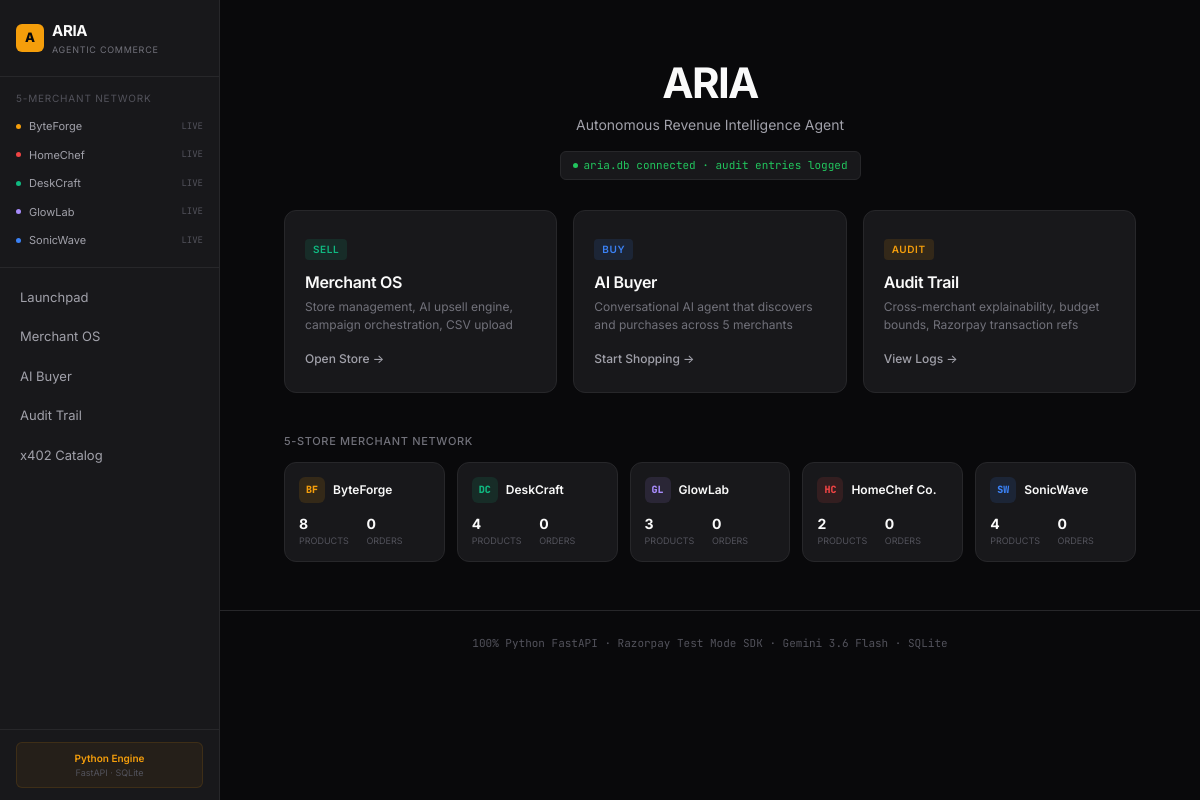
Before: / with the older database file.
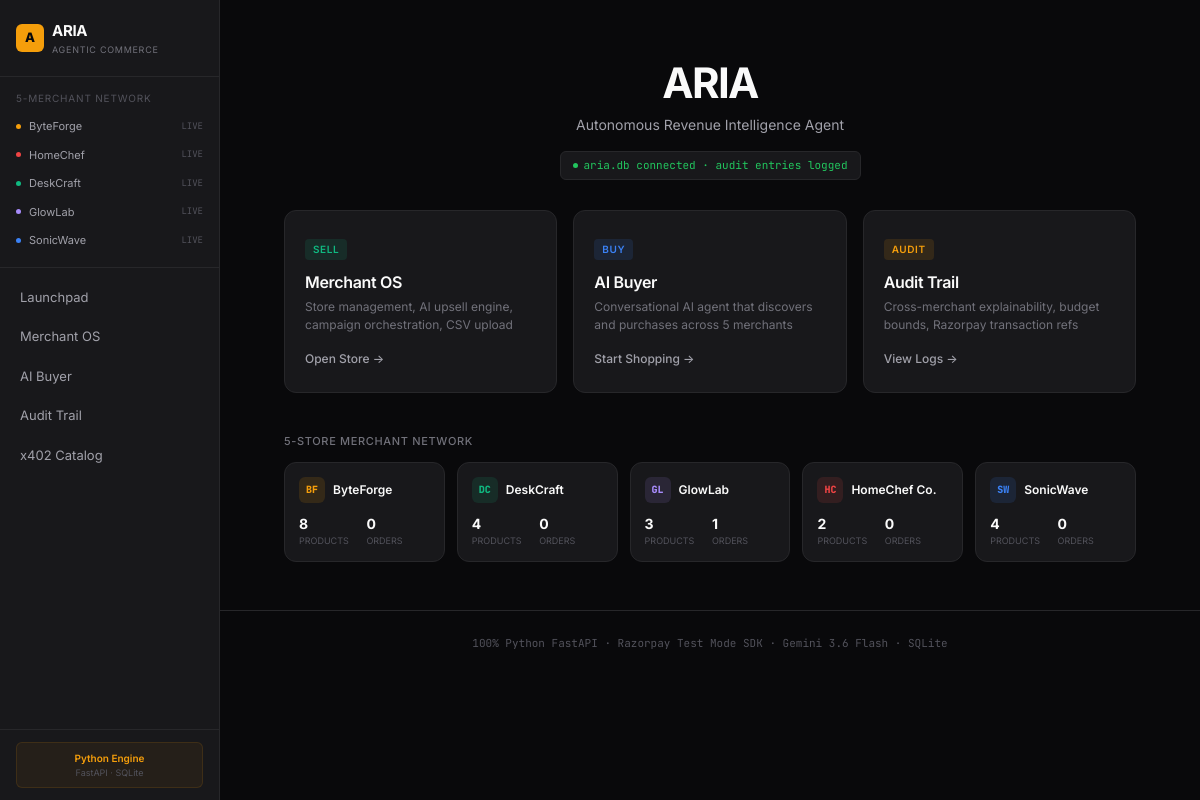
After: the same page with the newer database file.
### tables this page shows
CREATE TABLE merchants (
      id TEXT PRIMARY KEY,
      name TEXT NOT NULL,
      slug TEXT NOT NULL UNIQUE,
      category TEXT NOT NULL,
      tagline TEXT NOT NULL,
      logo TEXT NOT NULL DEFAULT '',
      color TEXT NOT NULL DEFAULT '#71717a',
      created_at TEXT NOT NULL DEFAULT (datetime('now'))
    );

### main.py (the view)
@app.get("/", response_class=HTMLResponse)
def page_launchpad(request: Request):
    merchants = get_merchants()
    enriched = []
    for m in merchants:
        orders = get_orders_by_merchant(m["id"])
        products = get_products(m["id"])
        m_copy = dict(m)
        m_copy["stats"] = {
            "productCount": len(products),
            "totalOrders": len(orders),
        }
        enriched.append(m_copy)
    audit_stats = get_audit_stats()
    return templates.TemplateResponse("index.html", {
        "request": request,
        "merchants": enriched,
        "auditStats": audit_stats
    })

### templates/index.html (shortened to what the changed rows need)
{% extends "base.html" %}
{% block content %}
<header style="text-align: center; padding: 60px 24px 30px;">
  <h1 style="font-size: 42px; font-weight: 700; letter-spacing: -0.04em; line-height: 1.1; color: var(--zinc-50);">
    ARIA
  </h1>
</header>
<section style="max-width: 900px; margin: 0 auto; padding: 0 24px 48px;">
  <div style="display: grid; grid-template-columns: repeat(5, 1fr); gap: 12px;">
    {% for m in merchants %}
    <div class="card" style="padding: 14px;">
      <div class="flex items-center gap-2" style="margin-bottom: 10px;">
        <div
          style="width: 26px; height: 26px; border-radius: 6px; background: {{ m.color }}20; color: {{ m.color }}; display: flex; align-items: center; justify-content: center; font-size: 10px; font-weight: 800; font-family: var(--font-mono);">
          {{ m.logo }}
        </div>
        <div>
          <div style="font-size: 12px; font-weight: 600; color: var(--zinc-50);">{{ m.name }}</div>
        </div>
      </div>
      <div style="display: grid; grid-template-columns: 1fr 1fr; gap: 4px;">
        <div>
          <div style="font-size: 14px; font-weight: 700; color: var(--zinc-50);">{{ m.stats.productCount }}</div>
          <div style="font-size: 9px; color: var(--zinc-600); text-transform: uppercase;">Products</div>
        </div>
        <div>
          <div style="font-size: 14px; font-weight: 700; color: var(--zinc-50);">{{ m.stats.totalOrders }}</div>
          <div style="font-size: 9px; color: var(--zinc-600); text-transform: uppercase;">Orders</div>
        </div>
      </div>
    </div>
    {% endfor %}
  </div>
</section>
{% endblock %}

Changed rows visible on the page:
changed merchants "GlowLab": stats.totalOrders "0" → "1"
